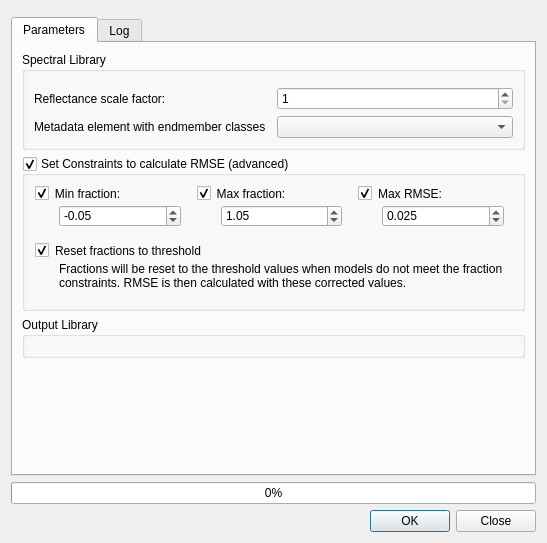
<?xml version="1.0" encoding="UTF-8"?>
<ui version="4.0">
 <class>emcDialog</class>
 <widget class="QDialog" name="emcDialog">
  <property name="geometry">
   <rect>
    <x>0</x>
    <y>0</y>
    <width>547</width>
    <height>543</height>
   </rect>
  </property>
  <property name="windowTitle">
   <string>Ear Masa Cob</string>
  </property>
  <property name="toolTip">
   <string/>
  </property>
  <property name="toolTipDuration">
   <number>-1</number>
  </property>
  <property name="statusTip">
   <string/>
  </property>
  <property name="whatsThis">
   <string/>
  </property>
  <property name="accessibleName">
   <string/>
  </property>
  <property name="accessibleDescription">
   <string/>
  </property>
  <property name="locale">
   <locale language="English" country="UnitedKingdom"/>
  </property>
  <property name="windowFilePath">
   <string/>
  </property>
  <property name="sizeGripEnabled">
   <bool>false</bool>
  </property>
  <property name="modal">
   <bool>false</bool>
  </property>
  <layout class="QVBoxLayout" name="verticalLayout">
   <property name="spacing">
    <number>6</number>
   </property>
   <item>
    <widget class="QWidget" name="logoWidget" native="true">
     <layout class="QVBoxLayout" name="verticalLayout_5">
      <property name="spacing">
       <number>0</number>
      </property>
      <property name="leftMargin">
       <number>0</number>
      </property>
      <property name="topMargin">
       <number>0</number>
      </property>
      <property name="rightMargin">
       <number>0</number>
      </property>
      <property name="bottomMargin">
       <number>0</number>
      </property>
      <item>
       <layout class="QHBoxLayout" name="logoLayout">
        <property name="spacing">
         <number>0</number>
        </property>
       </layout>
      </item>
     </layout>
    </widget>
   </item>
   <item>
    <widget class="QTabWidget" name="tabWidget">
     <property name="currentIndex">
      <number>0</number>
     </property>
     <widget class="QWidget" name="tab1">
      <attribute name="title">
       <string>Parameters</string>
      </attribute>
      <layout class="QVBoxLayout" name="verticalLayout_4">
       <item>
        <widget class="QGroupBox" name="libraryGroup">
         <property name="title">
          <string>Spectral Library</string>
         </property>
         <layout class="QVBoxLayout" name="verticalLayout_3">
          <item>
           <widget class="QgsFileWidget" name="browseLibrary" native="true">
            <property name="toolTip">
             <string>Browse for the spectral library</string>
            </property>
            <property name="dialogTitle" stdset="0">
             <string>Select a spectral library</string>
            </property>
            <property name="filter" stdset="0">
             <string>ENVI Spectral Library (*.sli);;All Files (*)</string>
            </property>
            <property name="defaultRoot" stdset="0">
             <string/>
            </property>
           </widget>
          </item>
          <item>
           <layout class="QHBoxLayout" name="scaleLayout">
            <item>
             <widget class="QLabel" name="label1">
              <property name="toolTip">
               <string>The reflectance scale factor is automatically detected. It is the number by which the array must be divided to get reflectance values between 0 and 1. The user can change this value here.</string>
              </property>
              <property name="text">
               <string>Reflectance scale factor:</string>
              </property>
             </widget>
            </item>
            <item>
             <widget class="QSpinBox" name="libraryScaleValue">
              <property name="sizePolicy">
               <sizepolicy hsizetype="Minimum" vsizetype="Fixed">
                <horstretch>0</horstretch>
                <verstretch>0</verstretch>
               </sizepolicy>
              </property>
              <property name="minimumSize">
               <size>
                <width>100</width>
                <height>0</height>
               </size>
              </property>
              <property name="toolTip">
               <string>The reflectance scale factor is automatically detected. It is the number by which the array must be divided to get reflectance values between 0 and 1. The user can change this value here.</string>
              </property>
              <property name="minimum">
               <number>1</number>
              </property>
              <property name="maximum">
               <number>1000000000</number>
              </property>
             </widget>
            </item>
           </layout>
          </item>
          <item>
           <layout class="QHBoxLayout" name="classLayout">
            <item>
             <widget class="QLabel" name="classLabel">
              <property name="text">
               <string>Metadata element with endmember classes</string>
              </property>
             </widget>
            </item>
            <item>
             <widget class="QComboBox" name="classDropDown">
              <property name="minimumSize">
               <size>
                <width>200</width>
                <height>0</height>
               </size>
              </property>
              <property name="toolTip">
               <string>Choose the metadata element that contains the classification used in MESMA</string>
              </property>
             </widget>
            </item>
           </layout>
          </item>
         </layout>
        </widget>
       </item>
       <item>
        <widget class="QGroupBox" name="constraintsGroup">
         <property name="title">
          <string>Set Constraints to calculate RMSE (advanced)</string>
         </property>
         <property name="checkable">
          <bool>true</bool>
         </property>
         <property name="checked">
          <bool>true</bool>
         </property>
         <layout class="QGridLayout" name="gridLayout">
          <item row="0" column="0">
           <widget class="QGroupBox" name="minFracCheck">
            <property name="styleSheet">
             <string notr="true">QGroupBox { border: none}</string>
            </property>
            <property name="title">
             <string>Min fraction:</string>
            </property>
            <property name="alignment">
             <set>Qt::AlignLeading|Qt::AlignLeft|Qt::AlignVCenter</set>
            </property>
            <property name="flat">
             <bool>false</bool>
            </property>
            <property name="checkable">
             <bool>true</bool>
            </property>
            <property name="checked">
             <bool>true</bool>
            </property>
            <layout class="QVBoxLayout" name="verticalLayout_13">
             <property name="spacing">
              <number>6</number>
             </property>
             <property name="leftMargin">
              <number>25</number>
             </property>
             <property name="topMargin">
              <number>20</number>
             </property>
             <item>
              <widget class="QDoubleSpinBox" name="minFracValue">
               <property name="readOnly">
                <bool>false</bool>
               </property>
               <property name="buttonSymbols">
                <enum>QAbstractSpinBox::UpDownArrows</enum>
               </property>
               <property name="minimum">
                <double>-0.500000000000000</double>
               </property>
               <property name="maximum">
                <double>1.000000000000000</double>
               </property>
               <property name="singleStep">
                <double>0.010000000000000</double>
               </property>
               <property name="value">
                <double>-0.050000000000000</double>
               </property>
              </widget>
             </item>
            </layout>
           </widget>
          </item>
          <item row="0" column="1">
           <widget class="QGroupBox" name="maxFracCheck">
            <property name="styleSheet">
             <string notr="true">QGroupBox { border: none}</string>
            </property>
            <property name="title">
             <string>Max fraction:</string>
            </property>
            <property name="checkable">
             <bool>true</bool>
            </property>
            <property name="checked">
             <bool>true</bool>
            </property>
            <layout class="QVBoxLayout" name="verticalLayout_7">
             <property name="leftMargin">
              <number>25</number>
             </property>
             <property name="topMargin">
              <number>20</number>
             </property>
             <item>
              <widget class="QDoubleSpinBox" name="maxFracValue">
               <property name="minimum">
                <double>0.000000000000000</double>
               </property>
               <property name="maximum">
                <double>1.500000000000000</double>
               </property>
               <property name="singleStep">
                <double>0.010000000000000</double>
               </property>
               <property name="value">
                <double>1.050000000000000</double>
               </property>
              </widget>
             </item>
            </layout>
           </widget>
          </item>
          <item row="0" column="2">
           <widget class="QGroupBox" name="maxRMSECheck">
            <property name="styleSheet">
             <string notr="true">QGroupBox { border: none  }</string>
            </property>
            <property name="title">
             <string>Max RMSE:</string>
            </property>
            <property name="checkable">
             <bool>true</bool>
            </property>
            <property name="checked">
             <bool>true</bool>
            </property>
            <layout class="QVBoxLayout" name="verticalLayout_12">
             <property name="leftMargin">
              <number>25</number>
             </property>
             <property name="topMargin">
              <number>20</number>
             </property>
             <item>
              <widget class="QDoubleSpinBox" name="maxRMSEValue">
               <property name="decimals">
                <number>3</number>
               </property>
               <property name="maximum">
                <double>0.100000000000000</double>
               </property>
               <property name="singleStep">
                <double>0.001000000000000</double>
               </property>
               <property name="value">
                <double>0.025000000000000</double>
               </property>
              </widget>
             </item>
            </layout>
           </widget>
          </item>
          <item row="1" column="0" colspan="3">
           <widget class="QGroupBox" name="resetCheck">
            <property name="styleSheet">
             <string notr="true">QGroupBox { border: none}</string>
            </property>
            <property name="title">
             <string>Reset fractions to threshold</string>
            </property>
            <property name="checkable">
             <bool>true</bool>
            </property>
            <property name="checked">
             <bool>true</bool>
            </property>
            <layout class="QVBoxLayout" name="verticalLayout_8">
             <property name="leftMargin">
              <number>25</number>
             </property>
             <property name="topMargin">
              <number>20</number>
             </property>
             <item>
              <widget class="QLabel" name="label">
               <property name="text">
                <string>Fractions will be reset to the threshold values when models do not meet the fraction constraints. RMSE is then calculated with these corrected values.</string>
               </property>
               <property name="wordWrap">
                <bool>true</bool>
               </property>
              </widget>
             </item>
            </layout>
           </widget>
          </item>
         </layout>
        </widget>
       </item>
       <item>
        <widget class="QGroupBox" name="outputGroup">
         <property name="title">
          <string>Output Library</string>
         </property>
         <layout class="QVBoxLayout" name="verticalLayout_6">
          <item>
           <widget class="QgsFileWidget" name="browseOut" native="true">
            <property name="toolTip">
             <string>Choose a name and location for the output library (.sli).</string>
            </property>
            <property name="dialogTitle" stdset="0">
             <string>Select a spectral library (output)</string>
            </property>
            <property name="filter" stdset="0">
             <string>ENVI Spectral Library (*.sli);;All Files (*)</string>
            </property>
           </widget>
          </item>
         </layout>
        </widget>
       </item>
       <item>
        <spacer name="verticalSpacer">
         <property name="orientation">
          <enum>Qt::Vertical</enum>
         </property>
         <property name="sizeHint" stdset="0">
          <size>
           <width>20</width>
           <height>0</height>
          </size>
         </property>
        </spacer>
       </item>
      </layout>
     </widget>
     <widget class="QWidget" name="tab_log">
      <attribute name="title">
       <string>Log</string>
      </attribute>
      <layout class="QVBoxLayout" name="verticalLayout_2">
       <item>
        <widget class="QTextBrowser" name="logBrowser"/>
       </item>
      </layout>
     </widget>
    </widget>
   </item>
   <item>
    <widget class="QProgressBar" name="progressBar">
     <property name="value">
      <number>0</number>
     </property>
    </widget>
   </item>
   <item>
    <widget class="QDialogButtonBox" name="OKClose">
     <property name="standardButtons">
      <set>QDialogButtonBox::Close|QDialogButtonBox::Ok</set>
     </property>
     <property name="centerButtons">
      <bool>false</bool>
     </property>
    </widget>
   </item>
  </layout>
  <action name="arrayAction">
   <property name="text">
    <string>...</string>
   </property>
   <property name="iconText">
    <string>...</string>
   </property>
  </action>
 </widget>
 <customwidgets>
  <customwidget>
   <class>QgsFileWidget</class>
   <extends>QWidget</extends>
   <header>qgsfilewidget.h</header>
  </customwidget>
 </customwidgets>
 <resources/>
 <connections/>
</ui>
